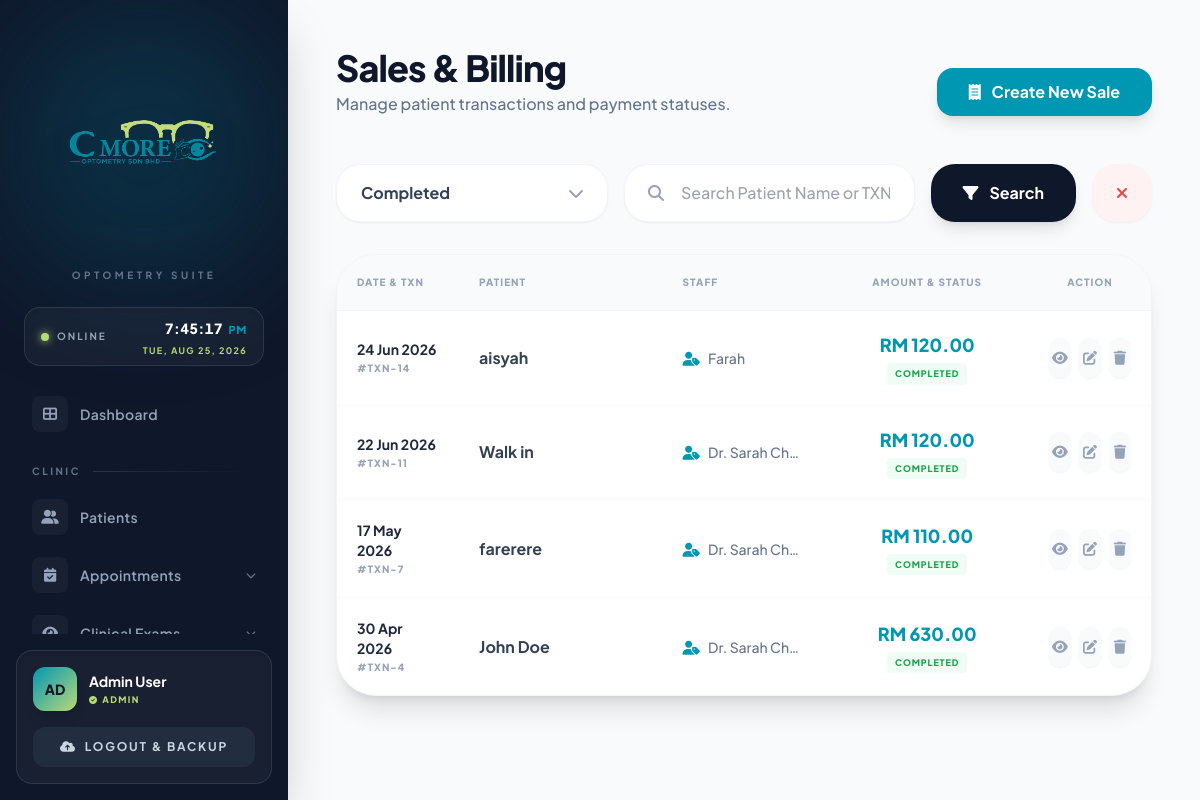
Before: /sales.php?status=Completed (signed in) with the older database file.
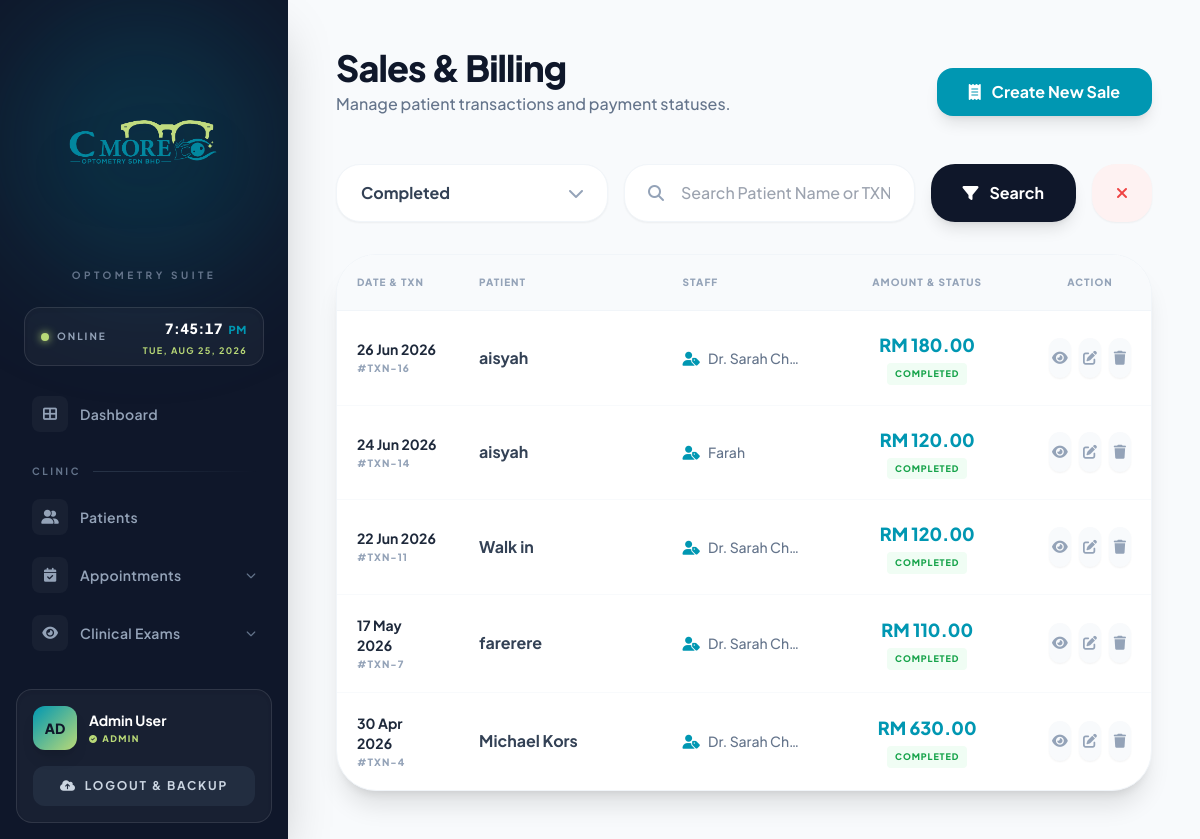
After: the same page with the newer database file.
### tables this page shows
CREATE TABLE `sales` (
  `SALE_ID` int(11) NOT NULL AUTO_INCREMENT,
  `PATIENT_ID` int(11) NOT NULL,
  `STAFF_ID` int(11) NOT NULL,
  `SALE_DATE` datetime DEFAULT current_timestamp(),
  `TOTAL_AMOUNT` decimal(10,2) NOT NULL,
  `PAID_AMOUNT` decimal(10,2) DEFAULT 0.00,
  `PAYMENT_METHOD` enum('Cash','Card','E-wallet','Online Banking') NOT NULL,
  `PAYMENT_STATUS` enum('Pending','Partial','Completed') DEFAULT 'Pending',
  PRIMARY KEY (`SALE_ID`),
  KEY `fk_sales_patient` (`PATIENT_ID`),
  KEY `fk_sales_staff` (`STAFF_ID`),
  CONSTRAINT `fk_sales_patient` FOREIGN KEY (`PATIENT_ID`) REFERENCES `patient` (`PATIENT_ID`) ON DELETE CASCADE,
  CONSTRAINT `fk_sales_staff` FOREIGN KEY (`STAFF_ID`) REFERENCES `user` (`USER_ID`) ON DELETE CASCADE
);

CREATE TABLE `user` (
  `USER_ID` int(11) NOT NULL AUTO_INCREMENT,
  `NAME` varchar(100) NOT NULL,
  `EMAIL` varchar(100) NOT NULL,
  `PASSWORD` varchar(255) NOT NULL,
  `ROLE` varchar(50) NOT NULL,
  `FIRST_LOGIN_OTP` tinyint(1) DEFAULT 1,
  PRIMARY KEY (`USER_ID`),
  UNIQUE KEY `EMAIL` (`EMAIL`)
);

### sales.php (the view, shortened to what the changed rows need)
<?php include('config.php'); ?>
<!DOCTYPE html>
<html lang="en">
<head>
    <script src="https://cdn.tailwindcss.com"></script>
    <link rel="stylesheet" href="https://cdnjs.cloudflare.com/ajax/libs/font-awesome/6.0.0/css/all.min.css">
</head>
<body class="bg-[#f8fafc] flex min-h-screen text-slate-900">
    <?php include('sidebar.php'); ?>
    <main class="flex-1 ml-72 p-12 relative">
        <header class="flex justify-between items-end mb-12">
            <div>
                <h1 class="text-4xl font-extrabold text-slate-900 tracking-tight">Sales & Billing</h1>
            </div>
        </header>
        <div class="bg-white rounded-[2.5rem] border border-slate-100 shadow-xl overflow-hidden">
            <table class="w-full text-left table-fixed">
                <thead class="bg-slate-50 border-b border-slate-100">
                    <tr>
                        <th class="w-[15%] p-5 text-[10px] font-black uppercase tracking-widest text-slate-400">Date & TXN</th>
                        <th class="w-[25%] p-5 text-[10px] font-black uppercase tracking-widest text-slate-400">Patient</th>
                        <th class="w-[20%] p-5 text-[10px] font-black uppercase tracking-widest text-slate-400">Staff</th>
                        <th class="w-[25%] p-5 text-[10px] font-black uppercase tracking-widest text-slate-400 text-center">Amount & Status</th>
                        <th class="w-[15%] p-5 text-center text-[10px] font-black uppercase tracking-widest text-slate-400">Action</th>
                    </tr>
                </thead>
                <tbody class="divide-y divide-slate-50">
                    <?php
                    $where_clauses = [];
                    if (!empty($_GET['status'])) {
                        $status = mysqli_real_escape_string($conn, $_GET['status']);
                        $where_clauses[] = "s.PAYMENT_STATUS = '$status'";
                    }
                    $where_sql = count($where_clauses) > 0 ? "WHERE " . implode(" AND ", $where_clauses) : "";
                    $sql = "SELECT s.*, COALESCE(p.NAME, 'Walk-in Customer') as PATIENT_NAME, u.NAME as STAFF_NAME
                            FROM SALES s
                            LEFT JOIN PATIENT p ON s.PATIENT_ID = p.PATIENT_ID
                            LEFT JOIN USER u ON s.STAFF_ID = u.USER_ID
                            $where_sql
                            ORDER BY s.SALE_DATE DESC";
                    $res = mysqli_query($conn, $sql);
                    if(mysqli_num_rows($res) > 0):
                        while($row = mysqli_fetch_assoc($res)):
                            $status_color = $row['PAYMENT_STATUS'] == 'Completed' ? 'text-green-600 bg-green-50' :
                                          ($row['PAYMENT_STATUS'] == 'Partial' ? 'text-orange-600 bg-orange-50' : 'text-red-600 bg-red-50');
                    ?>
                    <tr class="hover:bg-slate-50/80 transition-colors group">
                        <td class="p-5">
                            <p class="font-bold text-slate-800 text-sm"><?php echo date('d M Y', strtotime($row['SALE_DATE'])); ?></p>
                            <p class="text-[10px] font-black text-slate-400 uppercase tracking-widest mt-0.5">#TXN-<?php echo $row['SALE_ID']; ?></p>
                        </td>
                        <td class="p-5 font-bold text-slate-700 truncate">
                            <?php
                                echo $row['PATIENT_NAME'];
                            ?>
                        </td>
                        <td class="p-5 text-sm text-slate-500 font-medium truncate"><i class="fa-solid fa-user-tag mr-2 text-[#0097B2]"></i><?php echo $row['STAFF_NAME']; ?></td>
                        <td class="p-5 text-center">
                            <p class="font-black text-[#0097B2] text-lg">RM <?php echo number_format($row['TOTAL_AMOUNT'], 2); ?></p>
                            <span class="inline-block px-2 py-1 mt-1 rounded text-[9px] font-black uppercase tracking-widest <?php echo $status_color; ?>">
                                <?php echo $row['PAYMENT_STATUS']; ?>
                            </span>
                        </td>
                        <td class="p-5 text-center">
                            <div class="flex items-center justify-center gap-2">
                                <a href="sales_view.php?id=<?php echo $row['SALE_ID']; ?>" class="inline-flex items-center justify-center w-10 h-10 rounded-xl bg-slate-50 text-slate-400 hover:bg-[#0097B2] hover:text-white transition shadow-sm" title="View">
                                    <i class="fa-solid fa-eye text-sm"></i>
                                </a>
                                <a href="sales_view.php?id=<?php echo $row['SALE_ID']; ?>&edit=1" class="inline-flex items-center justify-center w-10 h-10 rounded-xl bg-slate-50 text-slate-400 hover:bg-blue-500 hover:text-white transition shadow-sm" title="Edit">
                                    <i class="fa-solid fa-edit text-sm"></i>
                                </a>
                                <?php if($_SESSION['ROLE'] === 'Optometrist' || $_SESSION['ROLE'] === 'Admin'): ?>
                                    <button onclick="deleteSale(<?php echo $row['SALE_ID']; ?>, '<?php echo htmlspecialchars($row['PATIENT_NAME']); ?>')" class="inline-flex items-center justify-center w-10 h-10 rounded-xl bg-slate-50 text-slate-400 hover:bg-red-500 hover:text-white transition shadow-sm" title="Delete">
                                        <i class="fa-solid fa-trash text-sm"></i>
                                    </button>
                                <?php endif; ?>
                            </div>
                        </td>
                    </tr>
                    <?php endwhile; else: ?>
                    <tr><td colspan="5" class="p-12 text-center italic text-slate-400 font-bold">No sales transactions found matching your search.</td></tr>
                    <?php endif; ?>
                </tbody>
            </table>
        </div>
    </main>
</body>
</html>

Changed rows visible on the page:
added sales: SALE_DATE "26 Jun 2026", SALE_ID "16", PATIENT_NAME "aisyah", STAFF_ID.NAME "Dr. Sarah Chen", TOTAL_AMOUNT "180.00", PAYMENT_STATUS "COMPLETED"
computed for sales "30 Apr 2026": PATIENT_NAME "John Doe" → "Michael Kors"
